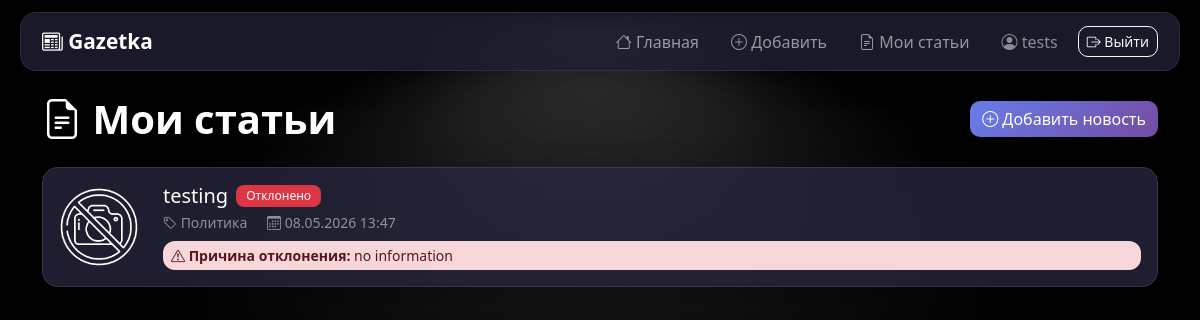
Before: /dashboard (signed in) with the older database file.
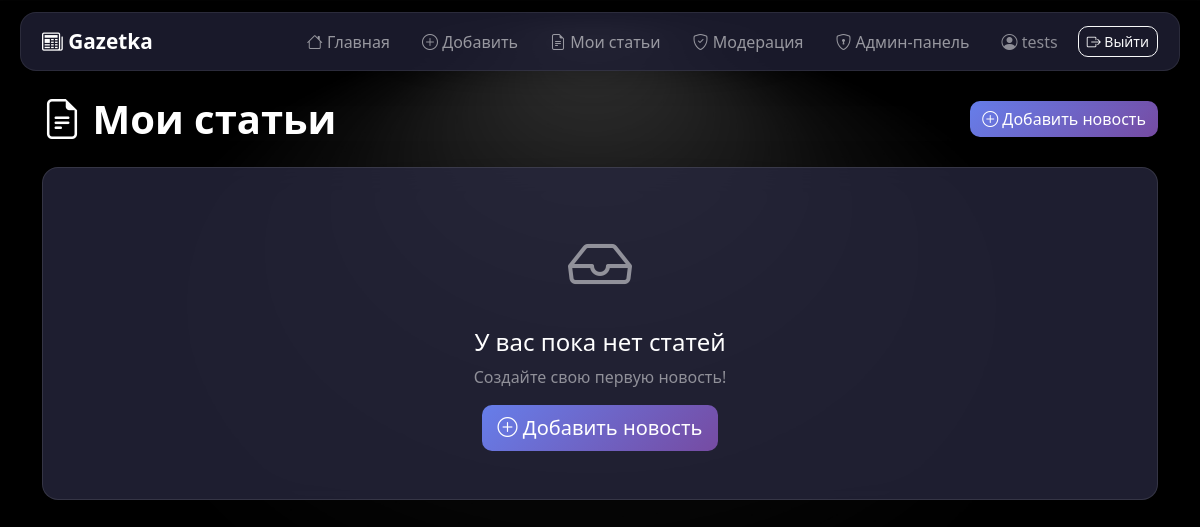
After: the same page with the newer database file.
### data/users.py (models this page shows, shortened)
class User(SqlAlchemyBase, UserMixin, SerializerMixin):
    __tablename__ = 'users'
    id = sqlalchemy.Column(sqlalchemy.Integer,
                           primary_key=True, autoincrement=True)
    username = sqlalchemy.Column(sqlalchemy.String, nullable=False)
    email = sqlalchemy.Column(sqlalchemy.String, nullable=False)
    hashed_password = sqlalchemy.Column(sqlalchemy.String, nullable=False)
    level = sqlalchemy.Column(sqlalchemy.String, nullable=False)
    is_banned = sqlalchemy.Column(sqlalchemy.Boolean, nullable=False)
    created_at = sqlalchemy.Column(sqlalchemy.DateTime)
    news = orm.relationship("News", back_populates="author")
    moderator = orm.relationship("ModerationLogs", back_populates="moderator")

### data/news.py (models this page shows, shortened)
class News(SqlAlchemyBase, UserMixin, SerializerMixin):
    __tablename__ = 'news'
    id = sqlalchemy.Column(sqlalchemy.Integer,
                           primary_key=True, autoincrement=True)
    title = sqlalchemy.Column(sqlalchemy.String, nullable=False)
    content = sqlalchemy.Column(sqlalchemy.String, nullable=False)
    author_id = sqlalchemy.Column(sqlalchemy.Integer, sqlalchemy.ForeignKey('users.id'))
    category_id = sqlalchemy.Column(sqlalchemy.Integer, sqlalchemy.ForeignKey('categories.id'), nullable=False)
    status = sqlalchemy.Column(sqlalchemy.String, nullable=False)
    moderation_comment = sqlalchemy.Column(sqlalchemy.String)
    created_at = sqlalchemy.Column(sqlalchemy.TIMESTAMP)
    published_at = sqlalchemy.Column(sqlalchemy.TIMESTAMP)
    image_filename = sqlalchemy.Column(sqlalchemy.String)
    author = orm.relationship('User', back_populates='news')
    category = orm.relationship('Categories', back_populates='news')
    moderation_logs = orm.relationship('ModerationLogs', back_populates='news')

### main.py (the view)
@app.route('/dashboard')
@login_required
def dashboard():
    db_sess = db_session.create_session()
    try:
        news_list = db_sess.query(News).filter(News.author_id == current_user.id).all()
        for news in news_list:
            category = db_sess.query(Categories).filter(Categories.id == news.category_id).first()
            news.category_name = category.name if category else 'Без категории'
        status_badges = {
            'Черновик': 'bg-secondary',
            'На проверке': 'bg-warning',
            'Опубликовано': 'bg-success',
            'Отклонено': 'bg-danger'
        }
        return render_template('dashboard.html',
                               news_list=news_list,
                               status_badges=status_badges,
                               current_user=current_user)
    finally:
        db_sess.close()

### data/db_session.py (called while the page is built)
def create_session() -> Session:
    global __factory
    return __factory()

### main.py (called while the page is built)
@login_manager.user_loader
def load_user(user_id):
    db_sess = db_session.create_session()
    try:
        return db_sess.get(User, user_id)
    finally:
        db_sess.close()

### templates/dashboard.html (shortened to what this page needs)
{% extends "base.html" %}
{% block content %}
<div class="d-flex justify-content-between align-items-center mb-4">
    <h1 class="text-white fw-bold mb-0">
        <i class="bi bi-file-earmark-text"></i> Мои статьи
    </h1>
    <a href="{{ url_for('add_news') }}" class="btn btn-primary">
        <i class="bi bi-plus-circle"></i> Добавить новость
    </a>
</div>
{% if news_list %}
    <div class="row g-3">
        {% for article in news_list %}
            <div class="col-12">
                <div class="glass-card p-3">
                    <div class="row align-items-center">
                        <div class="col-auto">
                            {% if article.image_filename and article.image_filename.strip() %}
                                <img src="{{ url_for('static', filename=article.image_filename) }}"
                                     class="rounded" alt="{{ article.title }}"
                                     style="width: 80px; height: 80px; object-fit: cover;">
                            {% endif %}
                        </div>
                        <div class="col">
                            <div class="d-flex align-items-center gap-2 mb-1 flex-wrap">
                                <h5 class="text-white mb-0">
                                    <a href="{{ url_for('view_news', id=article.id) }}" class="text-white text-decoration-none">
                                        {{ article.title }}
                                    </a>
                                </h5>
                                <span class="badge
                                    {% if article.status == 'Черновик' %}bg-secondary
                                    {% elif article.status == 'На проверке' %}bg-warning
                                    {% elif article.status == 'Опубликовано' %}bg-success
                                    {% elif article.status == 'Отклонено' %}bg-danger
                                    {% else %}bg-info{% endif %}">
                                    {{ article.status }}
                                </span>
                            </div>
                            <div class="text-white-50 small">
                                <span class="me-3">
                                    <i class="bi bi-tag"></i> {{ article.category_name }}
                                </span>
                                <span>
                                    <i class="bi bi-calendar3"></i>
                                    {% if article.created_at %}
                                        {{ article.created_at.strftime('%d.%m.%Y %H:%M') }}
                                    {% else %}
                                        Дата не указана
                                    {% endif %}
                                </span>
                            </div>
                            {% if article.status == 'Отклонено' and article.moderation_comment %}
                                <div class="alert alert-danger mt-2 mb-0 py-1 px-2 small">
                                    <i class="bi bi-exclamation-triangle"></i>
                                    <strong>Причина отклонения:</strong> {{ article.moderation_comment }}
                                </div>
                            {% endif %}
                        </div>
                    </div>
                </div>
            </div>
        {% endfor %}
    </div>
{% else %}
    <div class="glass-card p-5 text-center">
        <i class="bi bi-inbox text-white-50" style="font-size: 4rem;"></i>
        <h4 class="text-white mt-3">У вас пока нет статей</h4>
        <p class="text-white-50">Создайте свою первую новость!</p>
        <a href="{{ url_for('add_news') }}" class="btn btn-primary btn-lg">
            <i class="bi bi-plus-circle"></i> Добавить новость
        </a>
    </div>
{% endif %}
{% endblock %}

### templates/base.html (shortened to what this page needs)
<!DOCTYPE html>
<html lang="ru">
<head>
    <link href="https://cdn.jsdelivr.net/npm/bootstrap@5.3.0/dist/css/bootstrap.min.css" rel="stylesheet">
    <link href="https://cdn.jsdelivr.net/npm/bootstrap-icons@1.11.0/font/bootstrap-icons.css" rel="stylesheet">
    <link rel="stylesheet" href="{{ url_for('static', filename='styles/style.css') }}">
</head>
<body>
<nav class="navbar navbar-expand-lg navbar-dark">
    <div class="container">
        <a class="navbar-brand fw-bold" href="{{ url_for('index') }}">
            <i class="bi bi-newspaper"></i> Gazetka
        </a>
        <div class="collapse navbar-collapse" id="navbarNav">
            <ul class="navbar-nav ms-auto align-items-center gap-2">
                <li class="nav-item">
                    <a class="nav-link" href="{{ url_for('index') }}">
                        <i class="bi bi-house"></i> Главная
                    </a>
                </li>
                {% if current_user.is_authenticated %}
                {% if current_user.is_banned == 0 %}
                <li class="nav-item">
                    <a class="nav-link" href="{{ url_for('add_news') }}">
                        <i class="bi bi-plus-circle"></i> Добавить
                    </a>
                </li>
                <li class="nav-item">
                    <a class="nav-link" href="{{ url_for('dashboard') }}">
                        <i class="bi bi-file-earmark-text"></i> Мои статьи
                    </a>
                </li>
                {% if current_user.level in ['moderator', 'admin'] %}
                <li class="nav-item">
                    <a class="nav-link" href="{{ url_for('moderation') }}">
                        <i class="bi bi-shield-check"></i> Модерация
                    </a>
                </li>
                {% endif %}
                {% if current_user.level == 'admin' %}
                <li class="nav-item">
                    <a class="nav-link" href="{{ url_for('admin.index') }}">
                        <i class="bi bi-shield-lock"></i> Админ-панель
                    </a>
                </li>
                {% endif %}
                {% else %}
                <li class="nav-item">
                    <span class="badge bg-danger">Аккаунт заблокирован</span>
                </li>
                {% endif %}
                <li class="nav-item">
            <span class="nav-link text-white-50">
                <i class="bi bi-person-circle"></i> {{ current_user.username }}
            </span>
                </li>
                <li class="nav-item">
                    <a class="btn btn-outline-light btn-sm" href="{{ url_for('logout') }}">
                        <i class="bi bi-box-arrow-right"></i> Выйти
                    </a>
                </li>
                {% endif %}
            </ul>
        </div>
    </div>
</nav>
<div class="container mt-4 pb-5">
    {% block content %}{% endblock %}
</div>
</body>
</html>

### static/styles/style.css (style rules this page uses)
body { background-image: url('/static/images/background.jpg'); background-size: cover; background-position: center; background-attachment: fixed; background-repeat: no-repeat; margin: 0; padding: 0; font-family: 'Segoe UI', Tahoma, Geneva, Verdana, sans-serif; min-height: 100vh; color: #fff; }
body::before { content: ''; position: fixed; top: 0; left: 0; width: 100%; height: 100%; background: rgba(0, 0, 0, 0.6); z-index: -1; }
.navbar { background: rgba(30, 30, 50, 0.85) !important; backdrop-filter: blur(12px); -webkit-backdrop-filter: blur(12px); border-radius: 16px !important; margin: 12px 20px !important; border: 1px solid rgba(255, 255, 255, 0.08); box-shadow: 0 4px 30px rgba(0, 0, 0, 0.3); z-index: 1050; }
.navbar-brand { font-size: 1.3rem; }
.nav-link { transition: color 0.2s ease, background 0.2s ease; border-radius: 8px; padding: 6px 12px !important; }
.glass-card { background: rgba(40, 40, 65, 0.75); backdrop-filter: blur(14px); -webkit-backdrop-filter: blur(14px); border-radius: 16px; border: 1px solid rgba(255, 255, 255, 0.1); box-shadow: 0 8px 32px rgba(0, 0, 0, 0.25); }
.container { background: transparent; }
.btn { border-radius: 10px; font-weight: 500; transition: transform 0.15s ease, box-shadow 0.15s ease; }
.btn-primary { background: linear-gradient(135deg, #667eea 0%, #764ba2 100%); border: none; }

Changed rows visible on the page:
removed News: image_filename (placeholder picture), title "testing", status "Отклонено", category_name "Политика", created_at "08.05.2026 13:47", moderation_comment "no information"
changed User "tests": level "user" → "admin" (drawn)
Other visible differences:
text now shown: "Модерация Админ-панель У вас пока нет статей Создайте свою первую новость! Добавить новость"
